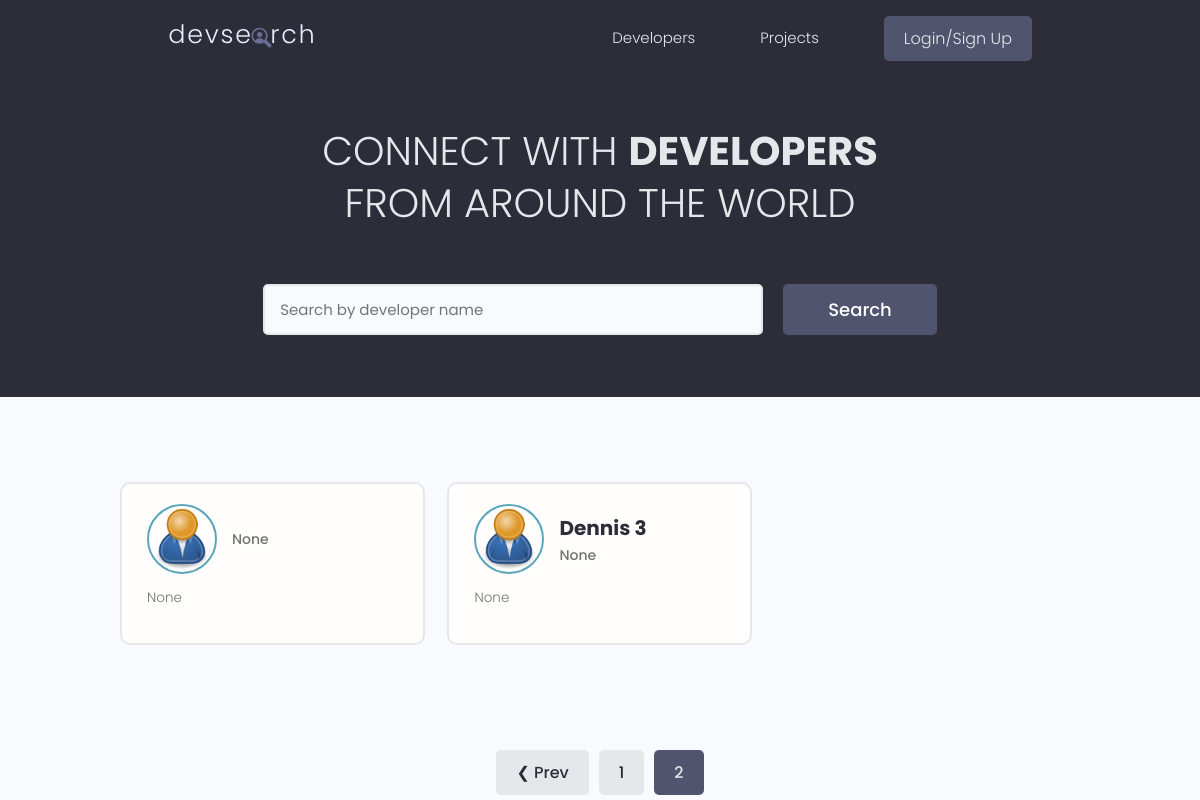
Page /?page=2 on the earlier database version.
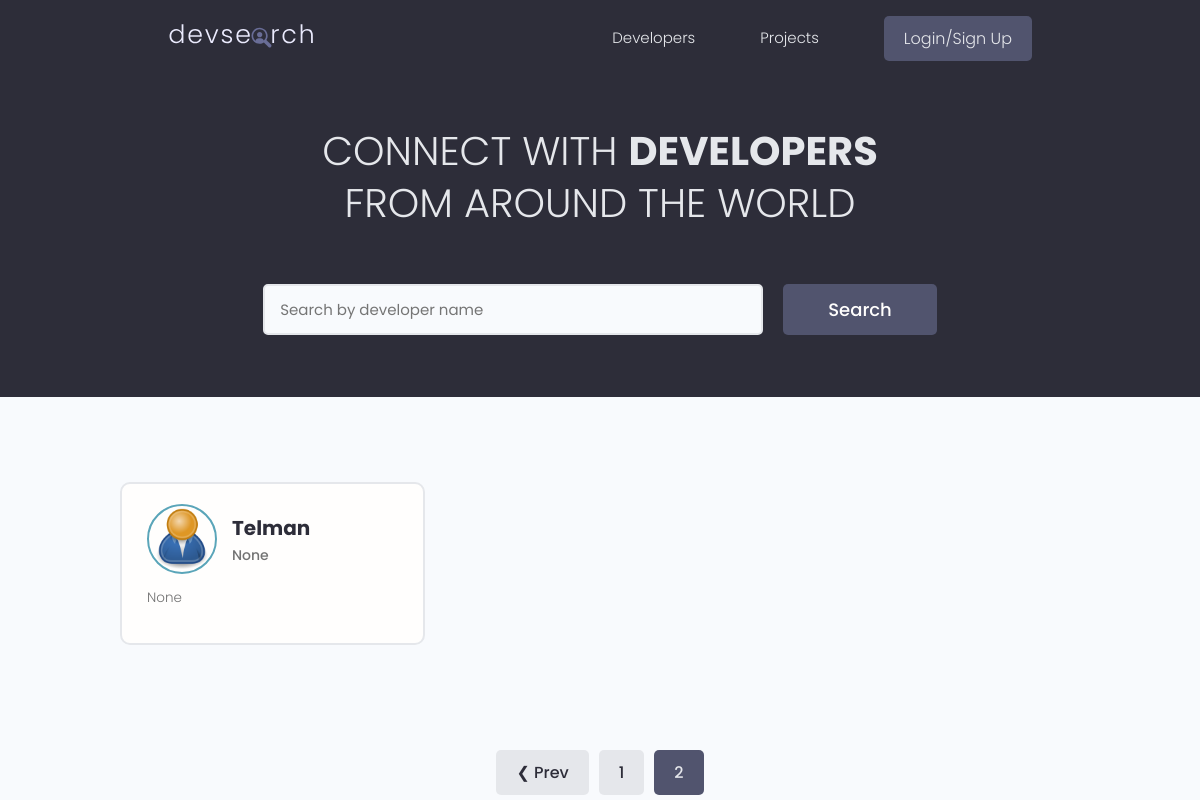
Same page on the later database version.
### users/models.py (models this page shows, shortened)
class Profile(models.Model):
    user = models.OneToOneField(
        User, on_delete=models.CASCADE, null=True, blank=True)
    name = models.CharField(max_length=200, blank=True, null=True)
    email = models.EmailField(max_length=500, blank=True, null=True)
    username = models.CharField(max_length=200, blank=True, null=True)
    location = models.CharField(max_length=200, blank=True, null=True)
    short_intro = models.CharField(max_length=200, blank=True, null=True)
    bio = models.TextField(blank=True, null=True)
    profile_image = models.ImageField(
        null=True, blank=True, upload_to='profiles/', default="profiles/user-default.png")
    social_github = models.CharField(max_length=200, blank=True, null=True)
    social_twitter = models.CharField(max_length=200, blank=True, null=True)
    social_linkedin = models.CharField(max_length=200, blank=True, null=True)
    social_youtube = models.CharField(max_length=200, blank=True, null=True)
    social_website = models.CharField(max_length=200, blank=True, null=True)
    created = models.DateTimeField(auto_now_add=True)
    id = models.UUIDField(default=uuid.uuid4, unique=True,
                          primary_key=True, editable=False)
    class Meta:
        ordering = ['created']
    @property
    def imageURL(self):
        try:
            url = self.profile_image.url
        except:
            url = ''
        return url

### users/views.py (the view)
# urls.py: path('', views.profiles, name="profiles"),
def profiles(request):
    profiles, search_query = searchProfiles(request)
    custom_range, profiles = paginateProfiles(request, profiles, 3)
    context = {'profiles': profiles, 'search_query': search_query,
               'custom_range': custom_range}
    return render(request, 'users/profiles.html', context)

### users/utils.py (called while the page is built)
def paginateProfiles(request, profiles, results):
    page = request.GET.get('page')
    paginator = Paginator(profiles, results)
    try:
        profiles = paginator.page(page)
    except PageNotAnInteger:
        page = 1
        profiles = paginator.page(page)
    except EmptyPage:
        page = paginator.num_pages
        profiles = paginator.page(page)
    leftIndex = (int(page) - 4)
    if leftIndex < 1:
        leftIndex = 1
    rightIndex = (int(page) + 5)
    if rightIndex > paginator.num_pages:
        rightIndex = paginator.num_pages + 1
    custom_range = range(leftIndex, rightIndex)
    return custom_range, profiles

def searchProfiles(request):
    search_query = ''
    if request.GET.get('search_query'):
        search_query = request.GET.get('search_query')
    skills = Skill.objects.filter(name__icontains=search_query)
    profiles = Profile.objects.distinct().filter(
        Q(name__icontains=search_query) |
        Q(short_intro__icontains=search_query) |
        Q(skill__in=skills)
    )
    return profiles, search_query

### users/templates/users/profiles.html (shortened to what this page needs)
{% extends 'main.html' %}
{% block content %}
<main class="home">
    <section class="hero-section text-center">
        <div class="container container--narrow">
            <div class="hero-section__box">
                <h2>CONNECT WITH <span>DEVELOPERS</span></h2>
                <h2>FROM AROUND THE WORLD</h2>
            </div>
            <div class="hero-section__search">
                <form id="searchForm" class="form" action="{% url 'profiles' %}" method="get">
                    <div class="form__field">
                        <input class="input input--text" id="formInput#search" type="text" name="search_query"
                            value="{{search_query}}" placeholder="Search by developer name" />
                    </div>
                    <input class="btn btn--sub btn--lg" type="submit" value="Search" />
                </form>
            </div>
        </div>
    </section>
    <section class="devlist">
        <div class="container">
            <div class="grid grid--three">
                {% for profile in profiles %}
                <div class="column card">
                    <div class="dev">
                        <a href="{% url 'user-profile' profile.id %}" class="card__body">
                            <div class="dev__profile">
                                <img class="avatar avatar--md" src="{{ profile.imageURL }}" alt="image" />
                                <div class="dev__meta">
                                    <h3>{{profile.name}}</h3>
                                    <h5>{{profile.short_intro|slice:"60"}}</h5>
                                </div>
                            </div>
                            <p class="dev__info">{{profile.bio|slice:"150"}}</p>
                        </a>
                    </div>
                </div>
                {% endfor %}
            </div>
        </div>
    </section>
    {% include 'pagination.html' with queryset=profiles custom_range=custom_range %}
</main>
{% endblock content %}

### templates/main.html (shortened to what this page needs)
<!DOCTYPE html>
{% load static %}
<html>
<head>
    <link rel="stylesheet" href="https://cdn.iconmonstr.com/1.3.0/css/iconmonstr-iconic-font.min.css" />
    <link rel="stylesheet" href="{% static 'uikit/styles/uikit.css' %}" />
    <link rel="stylesheet" href="{% static 'styles/app.css' %}" />
</head>
<body>
    {% include 'navbar.html' %}
    {% block content %}
    {% endblock content %}
</body>
</html>

### templates/navbar.html (shortened to what this page needs)
{% load static %}
<header class="header">
    <div class="container container--narrow">
        <a href="{% url 'profiles' %}" class="header__logo">
            <img src="{% static 'images/logo.svg' %} " alt="DevSearch Logo" />
        </a>
        <nav class="header__nav">
            <ul class="header__menu">
                <li class="header__menuItem"><a href="{% url 'profiles' %}">Developers</a></li>
                <li class="header__menuItem"><a href="{% url 'projects' %}">Projects</a></li>
                {% if request.user.is_authenticated %}
                <li class="header__menuItem"><a href="{% url 'inbox' %}">Inbox</a></li>
                <li class="header__menuItem"><a href="{% url 'account' %}">Account</a></li>
                <li class="header__menuItem"><a href="{% url 'logout' %}" class="btn btn--sub">Logout</a></li>
                {% else %}
                <li class="header__menuItem"><a href="{% url 'login' %}" class="btn btn--sub">Login/Sign Up</a></li>
                {% endif %}
            </ul>
        </nav>
    </div>
</header>

### templates/pagination.html (shortened to what this page needs)
{% if queryset.has_other_pages %}
<div class="pagination">
    <ul class="container">
        {% if queryset.has_previous %}
        <li><a href="?page={{queryset.previous_page_number}}" class="btn page-link"
                data-page="{{queryset.previous_page_number}}">&#10094; Prev</a></li>
        {% endif %}
        {% for page in custom_range %}
        {% if page == queryset.number%}
        <li><a href="?page={{page}}" class="btn page-link btn--sub" data-page="{{page}}">{{page}}</a></li>
        {% else %}
        <li><a href="?page={{page}}" class="btn page-link" data-page="{{page}}">{{page}}</a></li>
        {% endif %}
        {% endfor %}
    </ul>
</div>
{% endif %}

### static/styles/app.css (style rules this page uses)
:root { --color-sub: #2d2d39; }
.btn--sub { background-color: var(--color-sub-light); }
.card { border: 2px solid var(--color-light); }
img { width: 100%; }
.header { position: sticky; z-index: 111; background-color: var(--color-sub); padding: 1.5rem 0; }
.header > .container { display: flex; justify-content: space-between; align-items: center; }
.header__logo > img { height: 3.8rem; }
.header__nav > ul { display: inline-flex; align-items: center; list-style: none; gap: 6.5rem; }
.header__menuItem > a { color: var(--color-light); font-weight: 300; }
.hero-section { height: 40vh; display: flex; align-items: center; background-color: var(--color-sub); }
.hero-section__box { margin-bottom: 4rem; }
.hero-section__box > h2, .hero-section__box > h2 > span { font-size: 4rem; color: var(--color-light); line-height: 1.3; text-transform: uppercase; }
.hero-section__box > h2 { font-weight: 300; }
.hero-section__box > h2 > span { font-weight: 700; }
.hero-section__search > .form { display: flex; align-items: center; justify-content: center; gap: 2rem; }
.hero-section__search > .form input.input--text { width: 50rem; }
.devlist { margin-top: 8rem; }
.devlist .grid { align-items: stretch; }
.devlist .dev .dev__profile { display: flex; align-items: center; gap: 1.5rem; }
.devlist .dev .dev__meta h3 { color: var(--color-sub); font-size: 2rem; font-weight: 700; }
.devlist .dev .dev__meta h5 { color: var(--color-text); font-size: 1.4rem; font-weight: 500; }
.devlist .dev .dev__info { margin: 1.5rem 0; font-size: 1.35rem; line-height: 1.4; text-align: justify; }
.pagination { margin-top: 8rem; margin-bottom: 10rem; }
.pagination > ul { flex-wrap: wrap; list-style: none; display: flex; align-items: center; justify-content: center; gap: 1rem; }
.pagination .btn { color: var(--color-sub); }
.pagination .btn.btn--sub { color: var(--color-light); }

### static/uikit/styles/modules/_variables.css (style rules this page uses)
:root { --color-main: #5aa5b9; --color-main-light: #e6faff; --color-sub: #3f4156; --color-sub-light: #51546e; --color-sub-lighter: #ededfd; --color-text: #737373; --color-gray: #8b8b8b; --color-light: #e5e7eb; --color-light-gray: #767676; --color-bg: #f8fafd; --color-white: #fffefd; --color-white-light: #f3f3f3; --color-success: #359e64; --color-success-bg: #def8e8; --color-error: #fc4b0b; --color-error-bg: #fff2ee; --font-base: 'Poppins', arial, helvetica, 'Segoe UI', roboto, ubuntu, sans-serif; --font-monospace: 'Fira Code', 'Courier New', courier, monospace; --font-regular: 300; --font-medium: 500; --font-bold: 700; --generic-shadow: 1px 1px 5px #00000010; --generic-transition: all 0.3s ease-in-out; }

### static/uikit/styles/modules/_base.css (style rules this page uses)
* { margin: 0; padding: 0; box-sizing: border-box; text-rendering: optimizeLegibility; color: inherit; font-size: inherit; }
html { font-size: 50%; }
@media only screen and (min-width: 480px) { html { font-size: 56.25%; } }
@media only screen and (min-width: 1200px) { html { font-size: 62.5%; } }
body { line-height: 1.6; font-weight: 400; font-size: 1.5rem; color: var(--color-text); background-color: var(--color-bg); min-height: 100vh; }

### static/uikit/styles/modules/_typography.css (style rules this page uses)
* { font-family: var(--font-base); }
h2 { font-size: 3.6rem; font-weight: var(--font-bold); }
h3 { font-size: 3.2rem; font-weight: var(--font-medium); }
h5 { font-size: 2.4rem; font-weight: var(--font-medium); }
h5, h6 { font-weight: var(--font-regular); }
p, span, strong { font-size: 1.6rem; color: var(--color-text); font-weight: var(--font-regular); }
a { padding-bottom: 2px; text-decoration: none; display: inline-block; color: var(--color-main); font-weight: var(--font-medium); }

### static/uikit/styles/modules/_utilities.css (style rules this page uses)
.container { width: 92%; max-width: 165rem; margin: 0 auto; box-sizing: border-box; }
.container--narrow { width: 92%; max-width: 120rem; }
@media screen and (min-width: 1000px) { .container { width: 90%; } }
@media screen and (min-width: 1000px) { .container--narrow { width: 85%; } }
@media screen and (min-width: 1200px) { .container { width: 80%; } }
@media screen and (min-width: 1200px) { .container--narrow { width: 72%; } }
.text-center { text-align: center; }

### static/uikit/styles/modules/_avatar.css (style rules this page uses)
.avatar { border-radius: 50%; border: 2px solid var(--color-main); object-fit: cover; }
.avatar--md { height: 7rem; width: 7rem; }

### static/uikit/styles/modules/_card.css (style rules this page uses)
.card { border-radius: 1rem; background-color: var(--color-white); border: 1.5px solid var(--color-light); width: auto; height: auto; margin-top: 0.5rem; margin-bottom: 0.5rem; overflow: hidden; }
.card__body, .card__header { padding: 2rem 2.5rem; }

Differences in the rows shown:
removed Profile: imageURL (placeholder picture), short_intro "None", bio "None"
removed Profile: imageURL (placeholder picture), name "Dennis 3", short_intro "None", bio "None"
added Profile: imageURL (placeholder picture), name "Telman", short_intro "None", bio "None"
